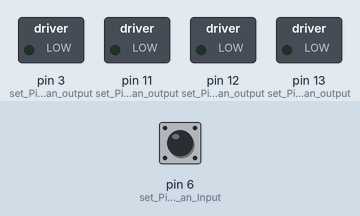
Simulated run of this sketch. Board: Arduino Uno, built with avr-gcc and run on an emulated ATmega328P. On the bench: switched loads named in the sketch (green lamp = pin HIGH). The inputs (shaded band) are chosen by the test bench; at power-on: pin 6 (set_Pin_6_as_an_Input) HIGH.

Above: at 5.8 s.
5.9 s: pin 6 (set_Pin_6_as_an_Input) pulled LOW for 0.2 s
At 6.0 s:
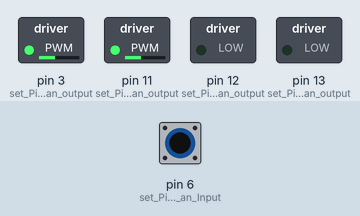
7.6 s: pin 6 (set_Pin_6_as_an_Input) pulled LOW for 3.2 s
At 12.2 s:
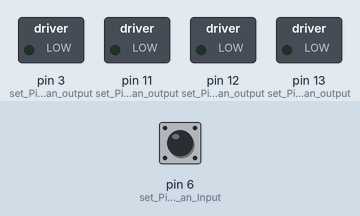
Timing chart, 0 to 13.7 s (numbered marks = the images above; inputs shaded):
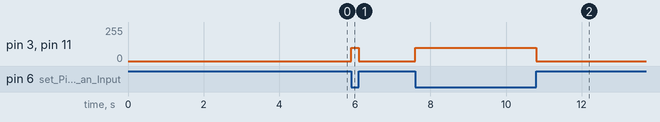

The sketch:

1_ForceLefty.ino
```cpp
void setup() {
  // Motor control pins
  pinMode(13, OUTPUT);    // set Pin 13 as an output
  pinMode(11, OUTPUT);    // set Pin 11 as an output
  pinMode(12, OUTPUT);    // set Pin 12 as an output
  pinMode(3, OUTPUT);     // set Pin 3 as an output

  // Sensor Pins
  pinMode(6, INPUT);     // set Pin 6 as an Input
  pinMode(8, INPUT);     // set Pin 8 as an Input
}

// Main loop - runs repeatedly
void loop() {
  delay(5000);            // Wait for 5 seconds
  forceLefty();           // Call the forceLefty function
}

// Force Lefty - Moves the robot backward if sensor detects something
void forceLefty(){
  while(true){                          // Keep checking the sensor
    if(digitalRead(6) == 0){            // If sensor detects something (LOW)
      reverse(100);                     // Move backward at speed 100
      delay(100);                       // Wait 0.1 seconds
    } else {                            // If no detection (HIGH)
      stopMotors();                     // Stop the motors
    }
  }
}

// Drive Functions
void stopMotors(){
  // Set the motor speed to 0 to stop the motors.
  analogWrite(11, 0);
  analogWrite(3, 0);
}

void reverse(int motorspeed){
  digitalWrite(13, LOW);        // Set Pin 13 to LOW, LOW = Reverse
  digitalWrite(12, LOW);        // Set Pin 12 to LOW, LOW = Reverse
  analogWrite(11, motorspeed);  // Add Specified Speed to Pin 11 using PWM
  analogWrite(3, motorspeed);   // Add Specified Speed to Pin 3 using PWM
}
```

Measured:
- after the input at 5.9 s, pin 3 (set_Pin_3_as_an_output), pin 11 (set_Pin_11_as_an_output): 0/255 → 100/255 at once, → 0/255 0.20 s later
- after the input at 7.6 s, pin 3 (set_Pin_3_as_an_output), pin 11 (set_Pin_11_as_an_output): 0/255 → 100/255 at once, → 0/255 3.2 s later
